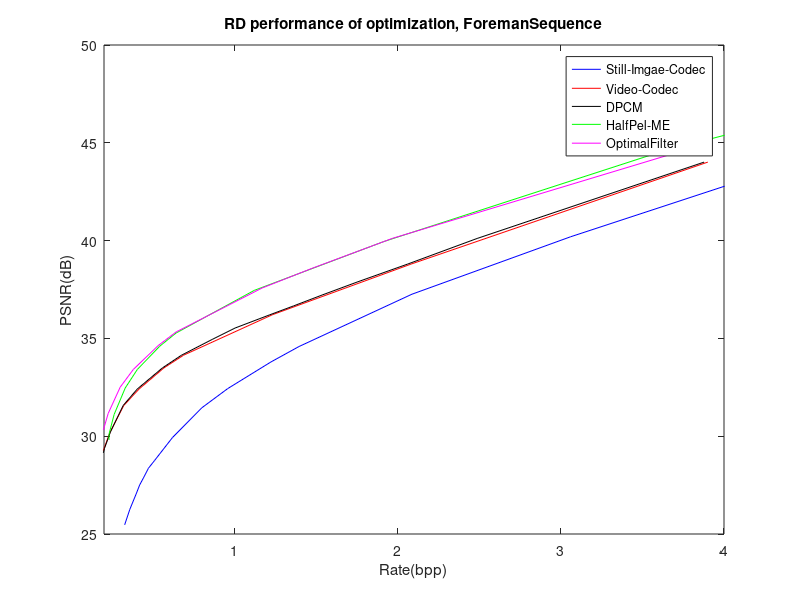

MATLAB code for this plot:
%load data
load('distortion_stillImage.mat')
load('distortion_video.mat')
load('rate_stillImageCodec.mat')
load('rate_video.mat')
load('distortion_video_halfpel');
load('rate_video_halfpel');
load('distortion_DPCM');
load('Rate_DPCM');
load('distortion_LS_filter');
load('rate_video_LS_filter');

plot(Rate_stillImage,distortion_stillImage,'b');
hold on;
plot(Rate_video,distortion_video,'r');
hold on;
plot(Rate_DPCM,distortion_DPCM,'k');
hold on;
plot(Rate_video_halfpel,distortion_video_halfpel,'g');
hold on;
plot(rate_video_LS_filter,distortion_LS_filter,'m');



xlim([0.2 4]);
title('RD performance of optimization, ForemanSequence');
legend('Still-Imgae-Codec','Video-Codec','DPCM','HalfPel-ME','OptimalFilter');
xlabel('Rate(bpp)');
ylabel('PSNR(dB)');
